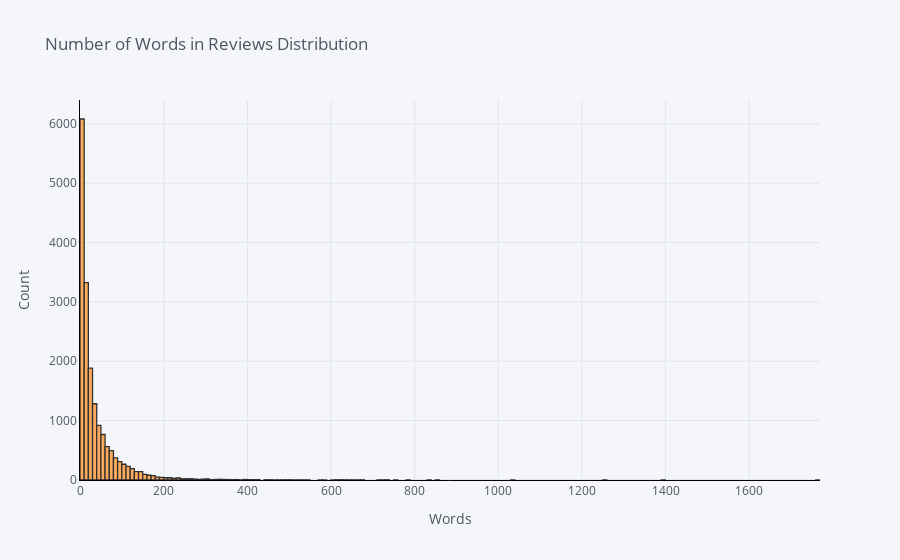

Source (notebook cell):
### Markdown cell above
# Distribution of review word counts

### Code cell
# plot review lengths plotly
df['word_count'].iplot(
    kind='hist', # histogram
    bins = 200, # number of bins
    xTitle='Words', # xlabel
    color = "orange", # bar chart color
    linecolor='black', # bar chart line color
    yTitle='Count', # y label
    title='Number of Words in Reviews Distribution') # title

### Figure 1 — Plotly figure (JSON) as saved in the notebook; plotly's stock layout.template omitted (floating-point values rounded to 4 significant figures; data arrays with more than 128 entries replaced by an {"elided": "..."} marker saying what was removed)
{"data": [{"histfunc": "count", "histnorm": "", "marker": {"color": "rgba(255, 153, 51, 1.0)", "line": {"color": "#000000", "width": 1.3}}, "name": "word_count", "nbinsx": 200, "opacity": 0.8, "orientation": "v", "type": "histogram", "x": {"elided": "17696 int values"}}], "layout": {"barmode": "overlay", "legend": {"bgcolor": "#F5F6F9", "font": {"color": "#4D5663"}}, "paper_bgcolor": "#F5F6F9", "plot_bgcolor": "#F5F6F9", "title": {"font": {"color": "#4D5663"}, "text": "Number of Words in Reviews Distribution"}, "xaxis": {"gridcolor": "#E1E5ED", "linecolor": "black", "showgrid": true, "tickfont": {"color": "#4D5663"}, "title": {"font": {"color": "#4D5663"}, "text": "Words"}, "zerolinecolor": "#E1E5ED"}, "yaxis": {"gridcolor": "#E1E5ED", "linecolor": "black", "showgrid": true, "tickfont": {"color": "#4D5663"}, "title": {"font": {"color": "#4D5663"}, "text": "Count"}, "zerolinecolor": "#E1E5ED"}}}
